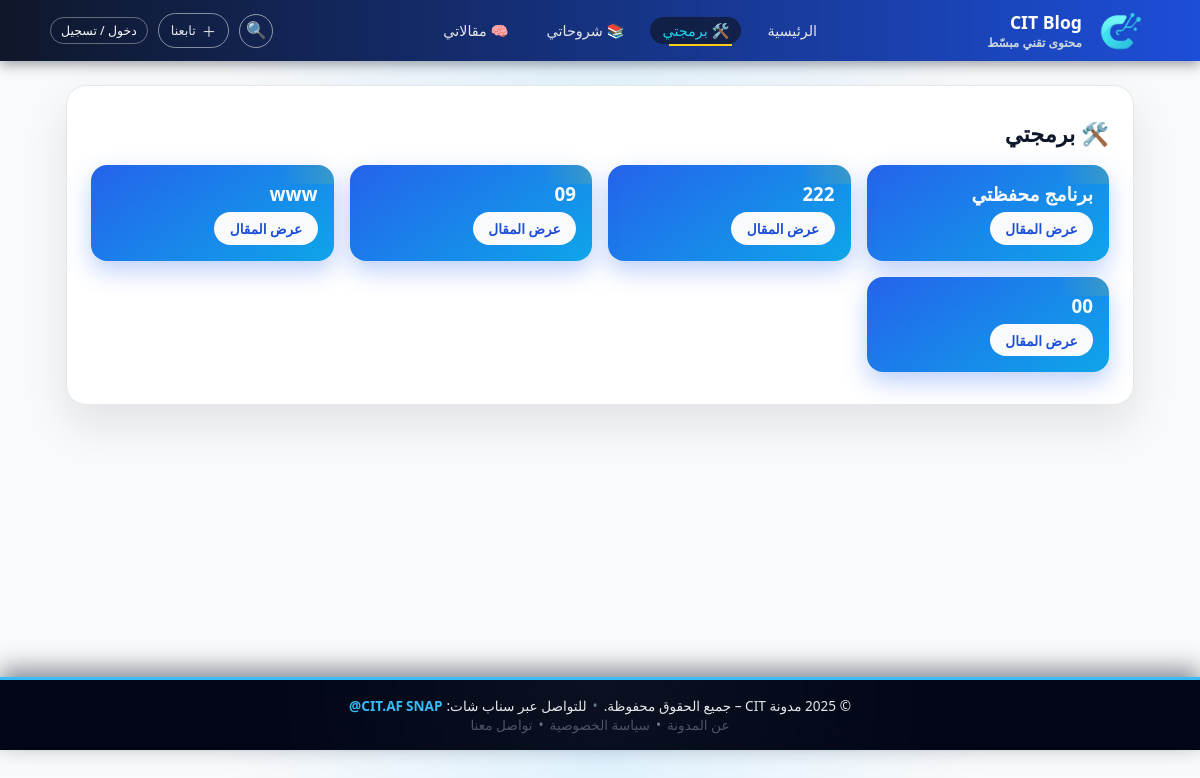
The app's page /projects with its own data.
### tables this page shows
CREATE TABLE categories (
            id INTEGER PRIMARY KEY AUTOINCREMENT,
            name TEXT NOT NULL,
            slug TEXT UNIQUE NOT NULL,
            folder TEXT UNIQUE NOT NULL,
            is_active INTEGER DEFAULT 1,
            sort_order INTEGER DEFAULT 0,
            created_at TEXT
        );

### app.py (the view)
@app.route("/projects")
def projects():
    posts = list_posts_in_category("projects")
    return render_template("category.html",
                           title="🛠️ برمجتي",
                           posts=posts,
                           category="projects")

### app.py (called while the page is built)
def list_posts_in_category(category_folder: str):
    folder_path = os.path.join(BASE_MARKDOWN_DIR, category_folder)
    files = glob.glob(os.path.join(folder_path, "*.md"))
    posts = []
    for path in files:
        filename = os.path.splitext(os.path.basename(path))[0]
        title = filename
        try:
            with open(path, "r", encoding="utf-8") as f:
                first_line = f.readline()
                if first_line.startswith("#"):
                    title = first_line.replace("#", "").strip()
        except Exception:
            pass
        posts.append((filename, title))
    return posts

def get_categories():
    conn = sqlite3.connect(DB_PATH)
    conn.row_factory = sqlite3.Row
    c = conn.cursor()
    c.execute("""
        SELECT id, name, slug, folder, is_active, sort_order
        FROM categories
        WHERE is_active = 1
        ORDER BY sort_order ASC, id ASC
    """)
    rows = [dict(r) for r in c.fetchall()]
    conn.close()
    return rows

@app.context_processor
def inject_globals():
    is_admin = (session.get("logged_in") and session.get("role") == "admin")
    try:
        categories = get_categories()
    except Exception:
        categories = []
    return {
        "is_admin": is_admin,
        "pending_count": get_pending_count() if is_admin else 0,
        "categories": categories,
    }

### templates/category.html (shortened to what this page needs)
{% extends "base.html" %}
{% block content %}
<section class="sections-preview">
  <h2>{{ title }}</h2>
  <div class="sections-grid">
    {% if posts %}
      {% for filename, title in posts %}
      <div class="section-card">
        <h3>{{ title }}</h3>
        <a href="{{ url_for('view_post', category=category, filename=filename) }}" class="btn">
          عرض المقال
        </a>
      </div>
      {% endfor %}
    {% else %}
      <p style="color: gray;">⚠️ لا يوجد مواضيع حالياً في هذا القسم.</p>
    {% endif %}
  </div>
</section>
{% endblock %}

### templates/base.html (shortened to what this page needs)
<!DOCTYPE html>
<html lang="ar" dir="rtl">
<head>
  <link rel="stylesheet" href="{{ url_for('static', filename='styles.css') }}">
</head>
<body>
<header class="site-header">
  <div class="container header-bar">
    <div class="header-right">
      <a href="{{ url_for('index') }}" class="logo-link">
        <img src="{{ url_for('static', filename='assets/logo/logo.png') }}"
             class="logo-img" alt="CIT Logo">
        <div class="logo-text-block">
          <span class="logo-text-main">CIT Blog</span>
          <span class="logo-text-sub">محتوى تقني مبسّط</span>
        </div>
      </a>
    </div>
    <nav class="main-nav">
      <a href="{{ url_for('index') }}"
         class="nav-link {% if request.path == url_for('index') %}is-active{% endif %}">
        الرئيسية
      </a>
      {% if categories %}
        {% for cat in categories %}
          <a href="/{{ cat.slug }}"
             class="nav-link {% if request.path == '/' + cat.slug %}is-active{% endif %}">
            {{ cat.name }}
          </a>
        {% endfor %}
      {% endif %}
    </nav>
    <div class="header-actions">
      <button type="button"
              class="icon-btn search-toggle"
              id="searchToggle"
              aria-label="بحث في المدونة">
        🔍
      </button>
      <div class="follow-menu">
        <button type="button" class="follow-btn">
          <span class="follow-plus">＋</span>
          <span>تابعنا</span>
        </button>
      </div>
      {% if session.get('logged_in') %}
        <span class="user-name">
          {{ session.get('username') }}
          {% if session.get('role') == 'admin' %}(مدير){% endif %}
        </span>
        <a href="{{ url_for('logout') }}" class="btn-link btn-small">خروج</a>
        {% if session.get('role') == 'admin' %}
          <a href="{{ url_for('form') }}" class="btn-link btn-small">
            ➕ مقال جديد
          </a>
        {% endif %}
      {% else %}
        <a href="{{ url_for('auth_page') }}" class="btn-link btn-small">
          دخول / تسجيل
        </a>
      {% endif %}
    </div>
  </div>
</header>
  <main class="container">
    {% block content %}{% endblock %}
  </main>
  <footer class="site-footer">
    <div class="footer-inner">
      <span class="footer-copy">
        © {{ current_year|default(2025) }} مدونة CIT – جميع الحقوق محفوظة.
      </span>
      <span class="footer-separator">•</span>
      <span class="footer-contact">
        للتواصل عبر سناب شات:
        <a
          href="https://www.snapchat.com/add/cit.af?share_id=PI1obN8IQzeiXuLQkedVqw&locale=ar_SA@calendar=gregorian;numbers=latn"
          target="_blank"
          rel="noopener noreferrer"
          class="footer-snap-link"
        >
          SNAP <span class="footer-snap-user">@CIT.AF</span>
        </a>
      </span>
    </div>
    <div class="footer-inner footer-links-row">
      <a href="{{ url_for('about_page') }}" class="footer-link">
        عن المدونة
      </a>
      <span class="footer-separator">•</span>
      <a href="{{ url_for('privacy_page') }}" class="footer-link">
        سياسة الخصوصية
      </a>
      <span class="footer-separator">•</span>
      <a href="{{ url_for('contact_page') }}" class="footer-link">
        تواصل معنا
      </a>
    </div>
  </footer>
</body>
</html>

### records on screen
categories: name "🛠️ برمجتي"
categories: name "📚 شروحاتي"
categories: name "🧠 مقالاتي"

### other values on screen
{{ title }} "برنامج محفظتي" "222" "09" "www" "00"
